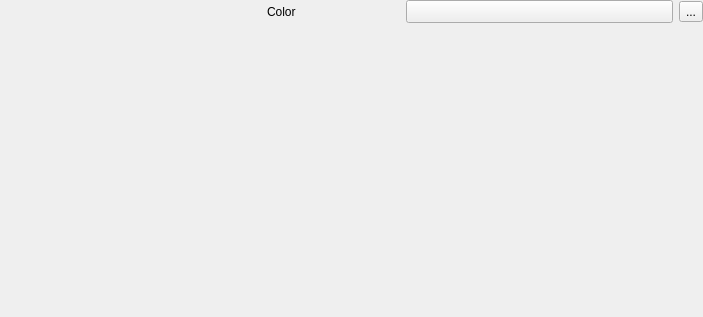
<?xml version="1.0" encoding="UTF-8"?>
<ui version="4.0">
 <class>SimpleLineMaterialWidgetBase</class>
 <widget class="QWidget" name="SimpleLineMaterialWidgetBase">
  <property name="geometry">
   <rect>
    <x>0</x>
    <y>0</y>
    <width>703</width>
    <height>317</height>
   </rect>
  </property>
  <property name="windowTitle">
   <string notr="true">Form</string>
  </property>
  <layout class="QGridLayout" name="gridLayout" columnstretch="2,1,2,0">
   <property name="leftMargin">
    <number>0</number>
   </property>
   <property name="topMargin">
    <number>0</number>
   </property>
   <property name="rightMargin">
    <number>0</number>
   </property>
   <property name="bottomMargin">
    <number>0</number>
   </property>
   <item row="0" column="2">
    <widget class="QgsColorButton" name="btnAmbient">
     <property name="sizePolicy">
      <sizepolicy hsizetype="Expanding" vsizetype="Fixed">
       <horstretch>0</horstretch>
       <verstretch>0</verstretch>
      </sizepolicy>
     </property>
     <property name="minimumSize">
      <size>
       <width>120</width>
       <height>0</height>
      </size>
     </property>
    </widget>
   </item>
   <item row="0" column="1">
    <widget class="QLabel" name="lblAmbient">
     <property name="text">
      <string>Color</string>
     </property>
    </widget>
   </item>
   <item row="0" column="3">
    <widget class="QgsPropertyOverrideButton" name="mAmbientDataDefinedButton">
     <property name="text">
      <string>...</string>
     </property>
    </widget>
   </item>
   <item row="1" column="2">
    <spacer name="verticalSpacer">
     <property name="orientation">
      <enum>Qt::Orientation::Vertical</enum>
     </property>
     <property name="sizeHint" stdset="0">
      <size>
       <width>20</width>
       <height>40</height>
      </size>
     </property>
    </spacer>
   </item>
  </layout>
 </widget>
 <customwidgets>
  <customwidget>
   <class>QgsPropertyOverrideButton</class>
   <extends>QToolButton</extends>
   <header>qgspropertyoverridebutton.h</header>
  </customwidget>
  <customwidget>
   <class>QgsColorButton</class>
   <extends>QToolButton</extends>
   <header>qgscolorbutton.h</header>
   <container>1</container>
  </customwidget>
 </customwidgets>
 <resources/>
 <connections/>
</ui>
